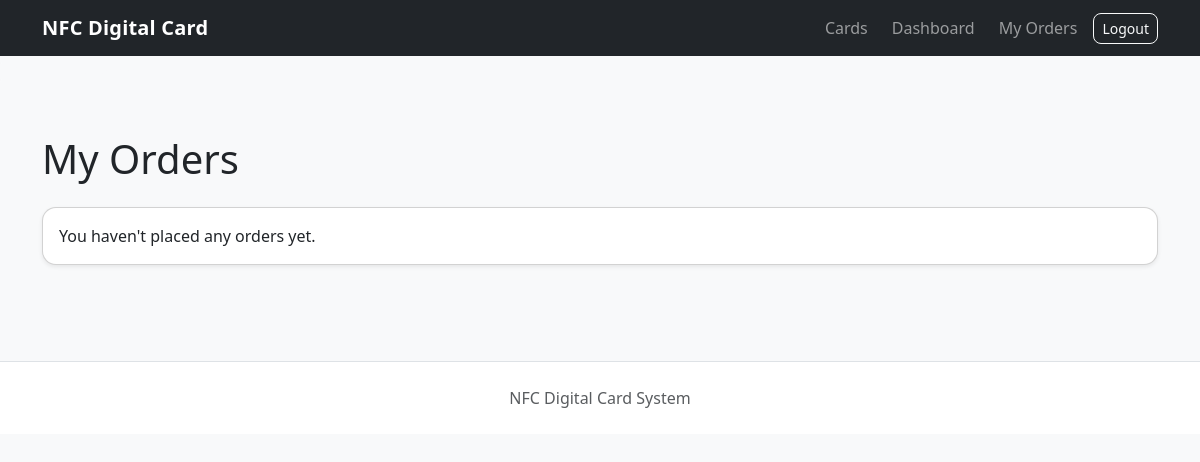
The page /orders/ (signed in) on the database as committed earlier.
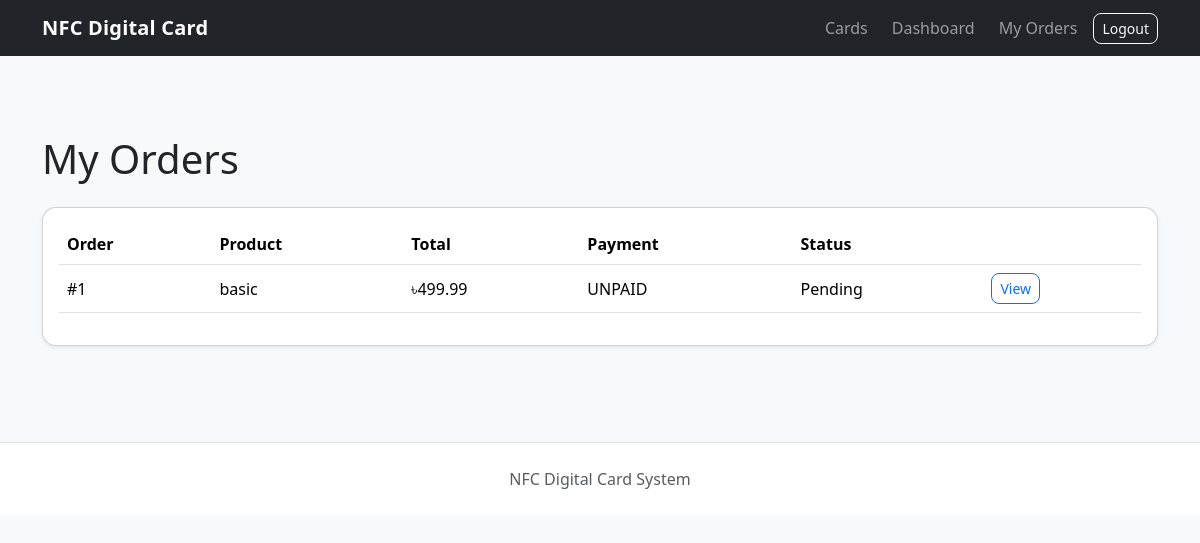
The same page on the database as committed later.
### orders/models.py (models this page shows, shortened)
class Order(models.Model):
    STATUS_CHOICES = [
        ("PENDING", "Pending"),
        ("PAID", "Paid"),
        ("PROCESSING", "Processing"),
        ("CARD_ASSIGNED", "Card Assigned"),
        ("SHIPPED", "Shipped"),
        ("DELIVERED", "Delivered"),
        ("CANCELLED", "Cancelled"),
    ]
    user = models.ForeignKey(
        User,
        on_delete=models.CASCADE,
        related_name="orders",
    )
    product = models.ForeignKey(
        Product,
        on_delete=models.PROTECT,
    )
    assigned_card = models.OneToOneField(
    "cards.NFCCard",
    on_delete=models.SET_NULL,
    null=True,
    blank=True,
    related_name="assigned_order",
    )
    quantity = models.PositiveIntegerField(default=1)
    price = models.DecimalField(
        max_digits=10,
        decimal_places=2,
    )
    customer_name = models.CharField(max_length=150)
    phone = models.CharField(max_length=30)
    address = models.TextField()
    city = models.CharField(max_length=100)
    payment_status = models.CharField(
        max_length=20,
        default="UNPAID",
    )
    order_status = models.CharField(
        max_length=30,
        choices=STATUS_CHOICES,
        default="PENDING",
    )
    created_at = models.DateTimeField(auto_now_add=True)

### products/models.py (models this page shows, shortened)
class Product(models.Model):
    name = models.CharField(max_length=150)
    description = models.TextField(blank=True)
    price = models.DecimalField(
        max_digits=10,
        decimal_places=2,
    )
    image = models.ImageField(
        upload_to="products/",
        blank=True,
        null=True,
    )
    is_available = models.BooleanField(default=True)
    created_at = models.DateTimeField(auto_now_add=True)

### orders/views.py (the view)
@login_required
def order_list(request):
    orders = Order.objects.filter(
        user=request.user,
    ).order_by("-created_at")
    return render(
        request,
        "orders/order_list.html",
        {
            "orders": orders,
        },
    )

### templates/orders/order_list.html (shortened to what this page needs)
{% extends "base.html" %}
{% block content %}
<h1 class="mb-4">
    My Orders
</h1>
<div class="card shadow-sm">
    <div class="card-body">
        {% if orders %}
            <div class="table-responsive">
                <table class="table align-middle">
                    <thead>
                        <tr>
                            <th>Order</th>
                            <th>Product</th>
                            <th>Total</th>
                            <th>Payment</th>
                            <th>Status</th>
                            <th></th>
                        </tr>
                    </thead>
                    <tbody>
                        {% for order in orders %}
                            <tr>
                                <td>
                                    #{{ order.id }}
                                </td>
                                <td>
                                    {{ order.product.name }}
                                </td>
                                <td>
                                    ৳{{ order.price }}
                                </td>
                                <td>
                                    {{ order.payment_status }}
                                </td>
                                <td>
                                    {{ order.get_order_status_display }}
                                </td>
                                <td>
                                    <a
                                        href="{% url 'order_detail' order.id %}"
                                        class="btn btn-sm btn-outline-primary"
                                    >
                                        View
                                    </a>
                                </td>
                            </tr>
                        {% endfor %}
                    </tbody>
                </table>
            </div>
        {% else %}
            <p class="mb-0">
                You haven't placed any orders yet.
            </p>
        {% endif %}
    </div>
</div>
{% endblock %}

Rows that differ between the two databases and show on the page:
added Order: id "1", product.name "basic", price "499.99", payment_status "UNPAID", order_status "Pending"
Other text that changed with them:
text no longer shown: "You haven't placed any orders yet."
text now shown: "Order Product Total Payment Status"
